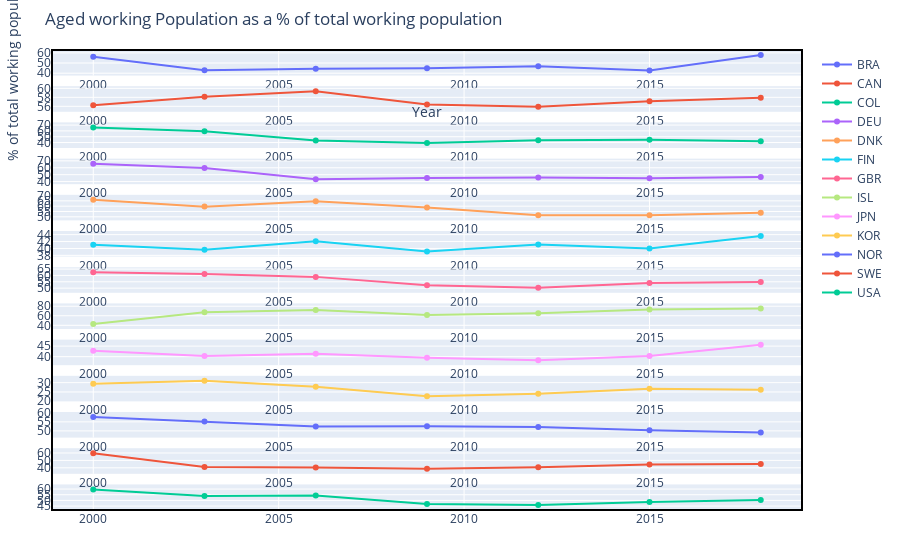

Notebook code for this chart:
### Code cell
fig = make_subplots(rows=len(employmentRateByAgeGroup.columns),cols=1)
r=1
c=1
for country in employmentRateByAgeGroup.columns:
    fig.add_trace(go.Scatter(x=employmentRateByAgeGroup.index, y=employmentRateByAgeGroup[country], name=country),row=r, col =c)
    r+=1
fig.update_layout(title='Aged working Population as a % of total working population', xaxis_title='Year', yaxis_title=' % of total working population')

fig.update_layout(
    paper_bgcolor = 'white',
    margin=dict(l=50, r=50, t=50, b=50), # Set the plot margins
    # Add a border to the plot area
    shapes=[
        dict(
            type='rect',
            xref='paper',
            yref='paper',
            x0=0,
            y0=0,
            x1=1,
            y1=1,
            line=dict(width=2, color='black')
        )
    ]
)
fig.update_layout(grid=dict(rows=5, columns=2))


fig.show()

### Figure 1 — Plotly figure (JSON) as saved in the notebook; plotly's stock layout.template omitted (floating-point values rounded to 4 significant figures)
{"data": [{"name": "BRA", "type": "scatter", "x": [2000, 2003, 2006, 2009, 2012, 2015, 2018], "xaxis": "x", "y": [56.23, 42.88, 44.27, 44.85, 46.74, 42.59, 57.9], "yaxis": "y"}, {"name": "CAN", "type": "scatter", "x": [2000, 2003, 2006, 2009, 2012, 2015, 2018], "xaxis": "x2", "y": [56.23, 58.15, 59.36, 56.42, 55.9, 57.13, 57.9], "yaxis": "y2"}, {"name": "COL", "type": "scatter", "x": [2000, 2003, 2006, 2009, 2012, 2015, 2018], "xaxis": "x3", "y": [65.97, 59.58, 43.52, 39.27, 43.85, 44.76, 42.08], "yaxis": "y3"}, {"name": "DEU", "type": "scatter", "x": [2000, 2003, 2006, 2009, 2012, 2015, 2018], "xaxis": "x4", "y": [65.97, 59.58, 43.52, 45.38, 46, 44.7, 46.52], "yaxis": "y4"}, {"name": "DNK", "type": "scatter", "x": [2000, 2003, 2006, 2009, 2012, 2015, 2018], "xaxis": "x5", "y": [65.97, 59.58, 64.55, 58.75, 51.38, 51.35, 53.75], "yaxis": "y5"}, {"name": "FIN", "type": "scatter", "x": [2000, 2003, 2006, 2009, 2012, 2015, 2018], "xaxis": "x6", "y": [41.1, 39.62, 42.1, 39.1, 41.12, 39.98, 43.6], "yaxis": "y6"}, {"name": "GBR", "type": "scatter", "x": [2000, 2003, 2006, 2009, 2012, 2015, 2018], "xaxis": "x7", "y": [62.52, 61.08, 58.88, 52.2, 50.3, 54.05, 54.77], "yaxis": "y7"}, {"name": "ISL", "type": "scatter", "x": [2000, 2003, 2006, 2009, 2012, 2015, 2018], "xaxis": "x8", "y": [42.83, 67.35, 72.05, 61.52, 65.4, 73.1, 75.4], "yaxis": "y8"}, {"name": "JPN", "type": "scatter", "x": [2000, 2003, 2006, 2009, 2012, 2015, 2018], "xaxis": "x9", "y": [42.83, 40.36, 41.33, 39.54, 38.34, 40.3, 45.7], "yaxis": "y9"}, {"name": "KOR", "type": "scatter", "x": [2000, 2003, 2006, 2009, 2012, 2015, 2018], "xaxis": "x10", "y": [29.45, 30.97, 27.79, 22.63, 24.07, 26.73, 26.17], "yaxis": "y10"}, {"name": "NOR", "type": "scatter", "x": [2000, 2003, 2006, 2009, 2012, 2015, 2018], "xaxis": "x11", "y": [57.67, 55.15, 52.42, 52.58, 52.2, 50.38, 49.08], "yaxis": "y11"}, {"name": "SWE", "type": "scatter", "x": [2000, 2003, 2006, 2009, 2012, 2015, 2018], "xaxis": "x12", "y": [59.66, 41.25, 40.27, 38.73, 40.83, 44.58, 45.3], "yaxis": "y12"}, {"name": "USA", "type": "scatter", "x": [2000, 2003, 2006, 2009, 2012, 2015, 2018], "xaxis": "x13", "y": [59.66, 53.91, 54.24, 46.85, 45.98, 48.61, 50.46], "yaxis": "y13"}], "layout": {"grid": {"columns": 2, "rows": 5}, "margin": {"b": 50, "l": 50, "r": 50, "t": 50}, "paper_bgcolor": "white", "shapes": [{"line": {"color": "black", "width": 2}, "type": "rect", "x0": 0, "x1": 1, "xref": "paper", "y0": 0, "y1": 1, "yref": "paper"}], "title": {"text": "Aged working Population as a % of total working population"}, "xaxis": {"anchor": "y", "domain": [0, 1], "title": {"text": "Year"}}, "xaxis10": {"anchor": "y10", "domain": [0, 1]}, "xaxis11": {"anchor": "y11", "domain": [0, 1]}, "xaxis12": {"anchor": "y12", "domain": [0, 1]}, "xaxis13": {"anchor": "y13", "domain": [0, 1]}, "xaxis2": {"anchor": "y2", "domain": [0, 1]}, "xaxis3": {"anchor": "y3", "domain": [0, 1]}, "xaxis4": {"anchor": "y4", "domain": [0, 1]}, "xaxis5": {"anchor": "y5", "domain": [0, 1]}, "xaxis6": {"anchor": "y6", "domain": [0, 1]}, "xaxis7": {"anchor": "y7", "domain": [0, 1]}, "xaxis8": {"anchor": "y8", "domain": [0, 1]}, "xaxis9": {"anchor": "y9", "domain": [0, 1]}, "yaxis": {"anchor": "x", "domain": [0.9444, 1], "title": {"text": " % of total working population"}}, "yaxis10": {"anchor": "x10", "domain": [0.2361, 0.2917]}, "yaxis11": {"anchor": "x11", "domain": [0.1574, 0.213]}, "yaxis12": {"anchor": "x12", "domain": [0.0787, 0.1343]}, "yaxis13": {"anchor": "x13", "domain": [0, 0.05562]}, "yaxis2": {"anchor": "x2", "domain": [0.8657, 0.9213]}, "yaxis3": {"anchor": "x3", "domain": [0.787, 0.8426]}, "yaxis4": {"anchor": "x4", "domain": [0.7083, 0.7639]}, "yaxis5": {"anchor": "x5", "domain": [0.6296, 0.6852]}, "yaxis6": {"anchor": "x6", "domain": [0.5509, 0.6065]}, "yaxis7": {"anchor": "x7", "domain": [0.4722, 0.5278]}, "yaxis8": {"anchor": "x8", "domain": [0.3935, 0.4491]}, "yaxis9": {"anchor": "x9", "domain": [0.3148, 0.3704]}}}
